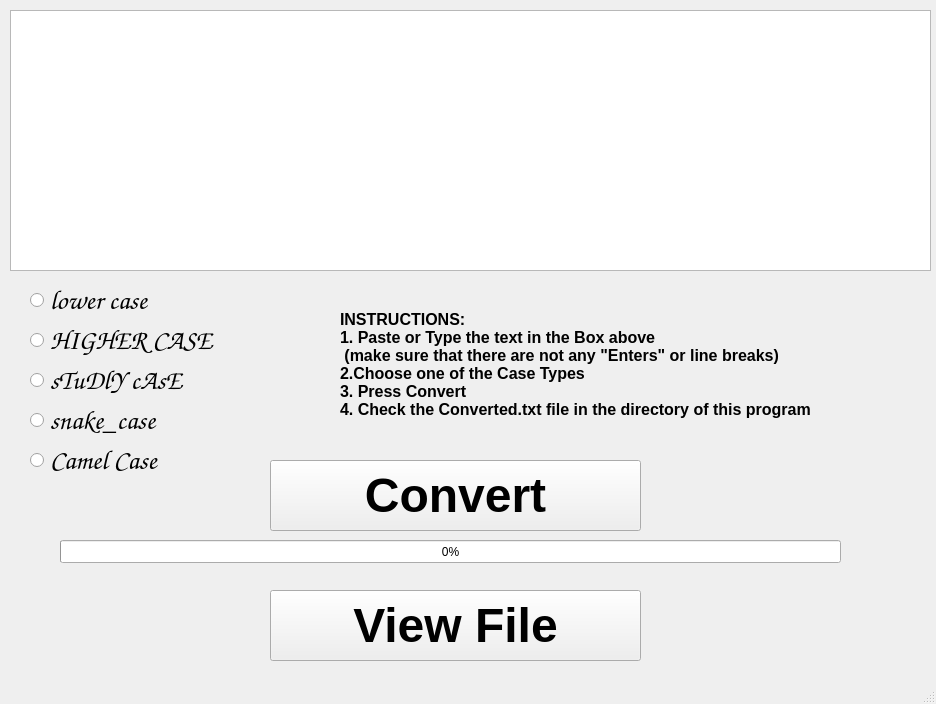
<?xml version="1.0" encoding="UTF-8"?>
<ui version="4.0">
 <class>MainWindow</class>
 <widget class="QMainWindow" name="MainWindow">
  <property name="geometry">
   <rect>
    <x>0</x>
    <y>0</y>
    <width>936</width>
    <height>704</height>
   </rect>
  </property>
  <property name="windowTitle">
   <string>Case Converter</string>
  </property>
  <widget class="QWidget" name="centralwidget">
   <widget class="QPushButton" name="pushButton">
    <property name="geometry">
     <rect>
      <x>270</x>
      <y>460</y>
      <width>371</width>
      <height>71</height>
     </rect>
    </property>
    <property name="font">
     <font>
      <pointsize>36</pointsize>
      <weight>75</weight>
      <bold>true</bold>
     </font>
    </property>
    <property name="text">
     <string>Convert</string>
    </property>
   </widget>
   <widget class="QPlainTextEdit" name="plainTextEdit">
    <property name="geometry">
     <rect>
      <x>10</x>
      <y>10</y>
      <width>921</width>
      <height>261</height>
     </rect>
    </property>
    <property name="sizePolicy">
     <sizepolicy hsizetype="Fixed" vsizetype="Fixed">
      <horstretch>0</horstretch>
      <verstretch>0</verstretch>
     </sizepolicy>
    </property>
   </widget>
   <widget class="QLabel" name="label">
    <property name="geometry">
     <rect>
      <x>340</x>
      <y>310</y>
      <width>581</width>
      <height>131</height>
     </rect>
    </property>
    <property name="font">
     <font>
      <pointsize>12</pointsize>
      <weight>75</weight>
      <bold>true</bold>
     </font>
    </property>
    <property name="layoutDirection">
     <enum>Qt::LeftToRight</enum>
    </property>
    <property name="autoFillBackground">
     <bool>false</bool>
    </property>
    <property name="text">
     <string>INSTRUCTIONS:
1. Paste or Type the text in the Box above
 (make sure that there are not any &quot;Enters&quot; or line breaks)
2.Choose one of the Case Types
3. Press Convert
4. Check the Converted.txt file in the directory of this program</string>
    </property>
    <property name="textFormat">
     <enum>Qt::LogText</enum>
    </property>
    <property name="scaledContents">
     <bool>false</bool>
    </property>
    <property name="alignment">
     <set>Qt::AlignLeading|Qt::AlignLeft|Qt::AlignTop</set>
    </property>
   </widget>
   <widget class="QProgressBar" name="progressBar">
    <property name="geometry">
     <rect>
      <x>60</x>
      <y>540</y>
      <width>781</width>
      <height>23</height>
     </rect>
    </property>
    <property name="value">
     <number>0</number>
    </property>
   </widget>
   <widget class="QRadioButton" name="radioButton">
    <property name="geometry">
     <rect>
      <x>30</x>
      <y>280</y>
      <width>221</width>
      <height>41</height>
     </rect>
    </property>
    <property name="font">
     <font>
      <family>Comic Sans MS</family>
      <pointsize>20</pointsize>
     </font>
    </property>
    <property name="text">
     <string>lower case</string>
    </property>
   </widget>
   <widget class="QRadioButton" name="radioButton_3">
    <property name="geometry">
     <rect>
      <x>30</x>
      <y>360</y>
      <width>191</width>
      <height>41</height>
     </rect>
    </property>
    <property name="font">
     <font>
      <family>Comic Sans MS</family>
      <pointsize>20</pointsize>
     </font>
    </property>
    <property name="text">
     <string>sTuDlY cAsE</string>
    </property>
   </widget>
   <widget class="QRadioButton" name="radioButton_4">
    <property name="geometry">
     <rect>
      <x>30</x>
      <y>400</y>
      <width>211</width>
      <height>41</height>
     </rect>
    </property>
    <property name="font">
     <font>
      <family>Comic Sans MS</family>
      <pointsize>20</pointsize>
     </font>
    </property>
    <property name="text">
     <string>snake_case</string>
    </property>
   </widget>
   <widget class="QRadioButton" name="radioButton_2">
    <property name="geometry">
     <rect>
      <x>30</x>
      <y>320</y>
      <width>221</width>
      <height>41</height>
     </rect>
    </property>
    <property name="font">
     <font>
      <family>Comic Sans MS</family>
      <pointsize>20</pointsize>
     </font>
    </property>
    <property name="text">
     <string>HIGHER CASE</string>
    </property>
   </widget>
   <widget class="QPushButton" name="pushButton_2">
    <property name="geometry">
     <rect>
      <x>270</x>
      <y>590</y>
      <width>371</width>
      <height>71</height>
     </rect>
    </property>
    <property name="font">
     <font>
      <pointsize>36</pointsize>
      <weight>75</weight>
      <bold>true</bold>
     </font>
    </property>
    <property name="text">
     <string>View File</string>
    </property>
   </widget>
   <widget class="QRadioButton" name="radioButton_5">
    <property name="geometry">
     <rect>
      <x>30</x>
      <y>440</y>
      <width>211</width>
      <height>41</height>
     </rect>
    </property>
    <property name="font">
     <font>
      <family>Comic Sans MS</family>
      <pointsize>20</pointsize>
     </font>
    </property>
    <property name="text">
     <string>Camel Case</string>
    </property>
   </widget>
  </widget>
  <widget class="QMenuBar" name="menubar">
   <property name="geometry">
    <rect>
     <x>0</x>
     <y>0</y>
     <width>936</width>
     <height>21</height>
    </rect>
   </property>
  </widget>
  <widget class="QStatusBar" name="statusbar"/>
 </widget>
 <resources/>
 <connections/>
</ui>
